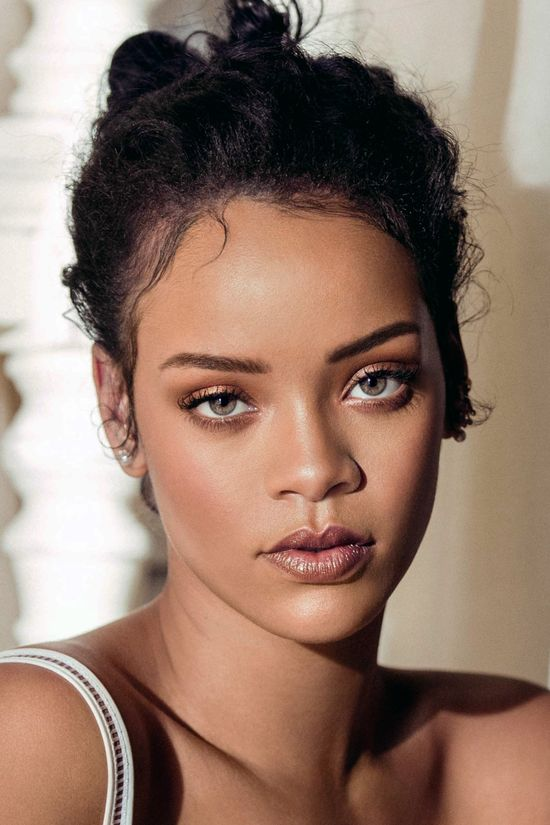
#> input picture Rihanna.jpg, 550 x 825 px, found by its file name
$ python main.py
#> lines starting #> are read from the running program, lines starting #| are printed output that depends on the picture; after the words box and inside, x2 and y2 are one past the last pixel; in counts of white or black regions, pixels touching at a corner belong together
import cv2

# Carregar o arquivo de treinamento do OpenCV
face_cascade = cv2.CascadeClassifier('photo_face_detection/haarcascade_frontalface_default.xml')

# Carregar a imagem
image = cv2.imread('photo_face_detection\Rihanna.jpg')
#> image is the input picture: shape (825, 550, 3); mean B, G, R 106.7, 120.9, 147.5

# Converter a imagem para escala de cinza
gray = cv2.cvtColor(image, cv2.COLOR_BGR2GRAY)
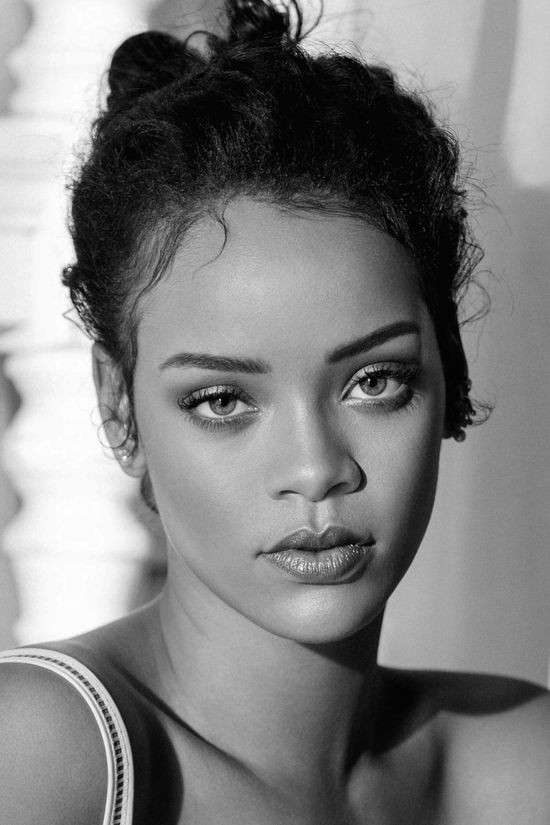
#> gray: shape (825, 550); min 0, max 255, mean 127.3

# Detectar faces na imagem
faces = face_cascade.detectMultiScale(gray, 1.3, 5)
#> faces = [[108, 237, 385, 385]]

# Desenhar um retângulo ao redor das faces detectadas
for (x, y, w, h) in faces:
    cv2.rectangle(image, (x, y), (x+w, y+h), (255, 0, 0), 2)
#> this loop made 1 pass
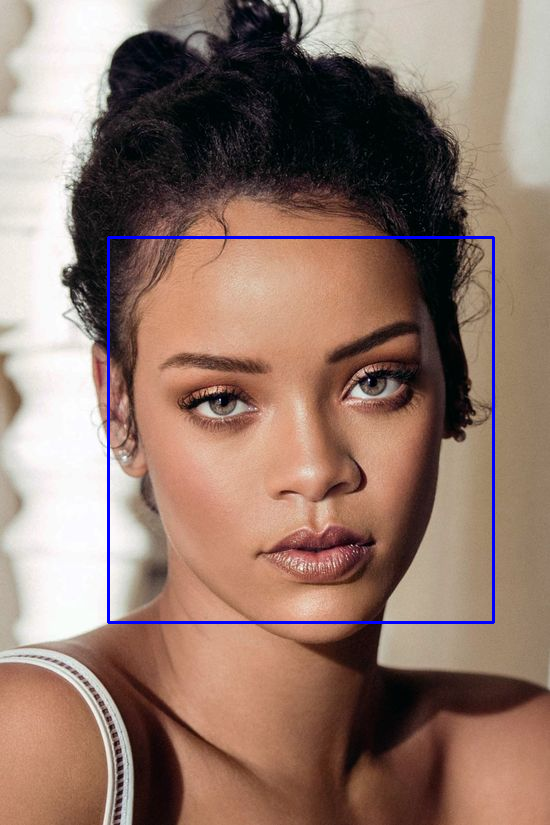
#> image: shape (825, 550, 3); 1.02% of pixels changed, all inside (x1, y1, x2, y2) = (107, 236, 495, 624)

# Mostrar a imagem com as faces detectadas
cv2.imshow('Facial Recognition', image)
cv2.waitKey(0)
cv2.destroyAllWindows()
